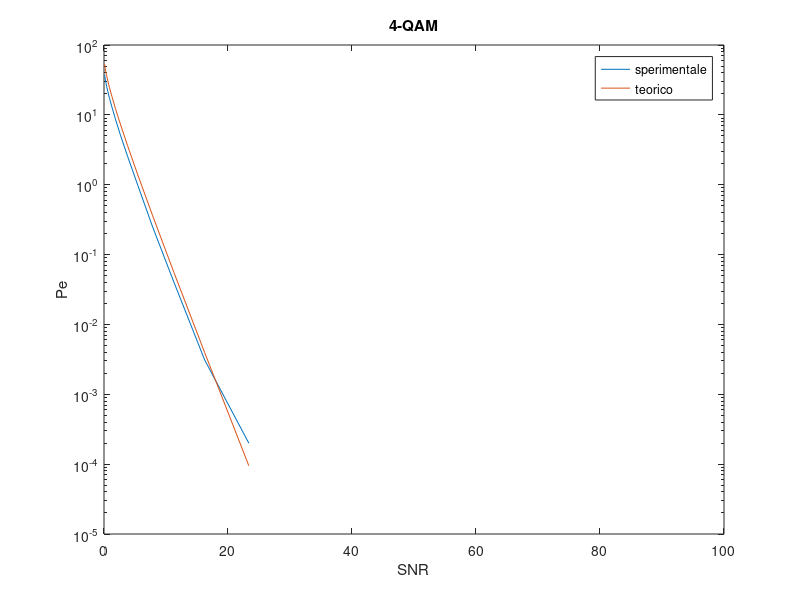
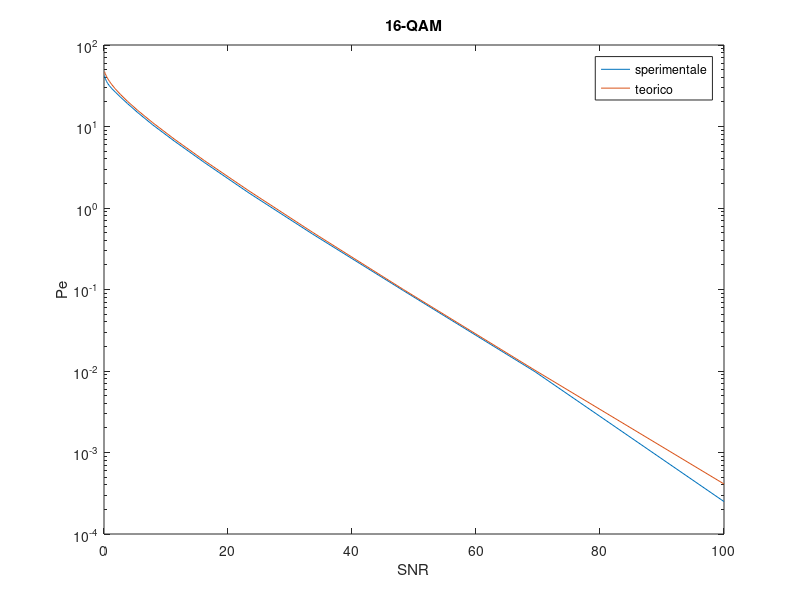
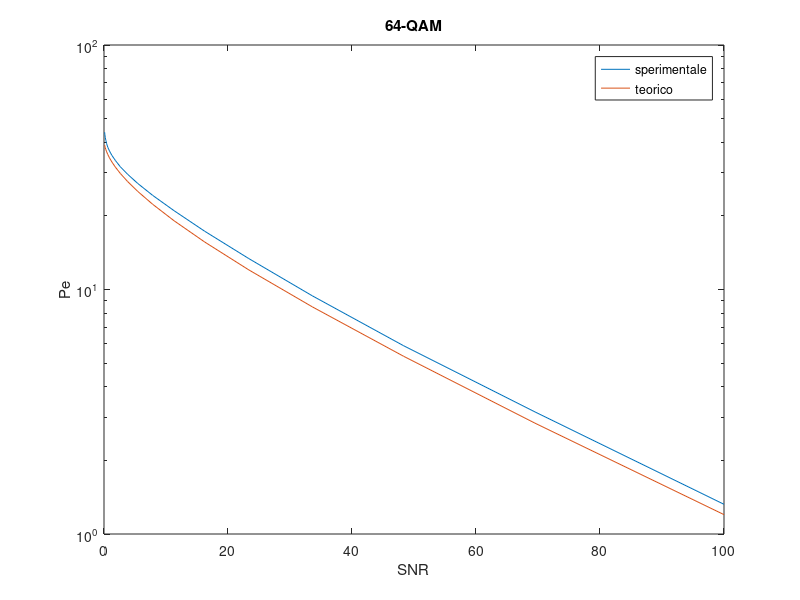

These charts were generated, in order, by the following MATLAB code:
sn = [0.100000, 0.143845, 0.206914, 0.297635, 0.428133, 0.615848, 0.885867, 1.274275, 1.832981, 2.636651, 3.792690, 5.455595, 7.847600, 11.288379, 16.237767, 23.357215, 33.598183, 48.329302, 69.519280, 100.000000, ];
Ps0 = [37.584400, 35.139500, 32.397100, 29.308500, 25.664500, 21.605400, 17.283100, 12.956700, 8.763200, 5.178400, 2.567300, 0.979400, 0.247900, 0.040000, 0.003100, 0.000200, 0.000000, 0.000000, 0.000000, 0.000000, ];
Pt0 = [53.162383, 49.814832, 45.905171, 41.391824, 36.267957, 30.589037, 24.508309, 18.311677, 12.429232, 7.383854, 3.639963, 1.379266, 0.359834, 0.055150, 0.003951, 0.000095, 0.000000, 0.000000, 0.000000, 0.000000, ];
Ps1 = [42.021050, 40.560650, 39.091300, 37.347700, 35.493900, 33.605850, 31.541900, 29.119900, 26.423800, 23.005450, 19.123050, 14.789450, 10.486450, 6.672600, 3.595850, 1.533400, 0.481400, 0.096450, 0.009800, 0.000250, ];
Pt1 = [47.068762, 45.890179, 44.484134, 42.810634, 40.825467, 38.481910, 35.734370, 32.545142, 28.895859, 24.805207, 20.353349, 15.709619, 11.151608, 7.050922, 3.793459, 1.626424, 0.505707, 0.099556, 0.010204, 0.000411, ];
Ps2 = [43.984400, 42.956200, 41.881833, 40.733133, 39.471467, 38.138267, 36.845933, 35.354867, 33.716467, 31.757067, 29.628800, 27.131933, 24.269100, 21.017333, 17.312667, 13.379400, 9.422867, 5.887633, 3.156967, 1.322733, ];
Pt2 = [38.978618, 38.527175, 37.986419, 37.339042, 36.564638, 35.639347, 34.535592, 33.222076, 31.664268, 29.825786, 27.671334, 25.172118, 22.314984, 19.116471, 15.642052, 12.027628, 8.493580, 5.331614, 2.839545, 1.200162, ];
figure;
 semilogy(sn, Ps0);
hold on;
plot(sn,Pt0);
hold off;
title('4-QAM');legend('sperimentale','teorico');xlabel('SNR');ylabel('Pe');
%print(gcf, '4QAM', '-dpng', '-r300');
figure;
 semilogy(sn, Ps1);
hold on;
plot(sn,Pt1);
hold off;
title('16-QAM');legend('sperimentale','teorico');xlabel('SNR');ylabel('Pe');
%print(gcf, '16QAM', '-dpng', '-r300');
figure;
 semilogy(sn, Ps2);
hold on;
plot(sn,Pt2);
hold off;
title('64-QAM');legend('sperimentale','teorico');xlabel('SNR');ylabel('Pe');
%print(gcf, '64QAM', '-dpng', '-r300');